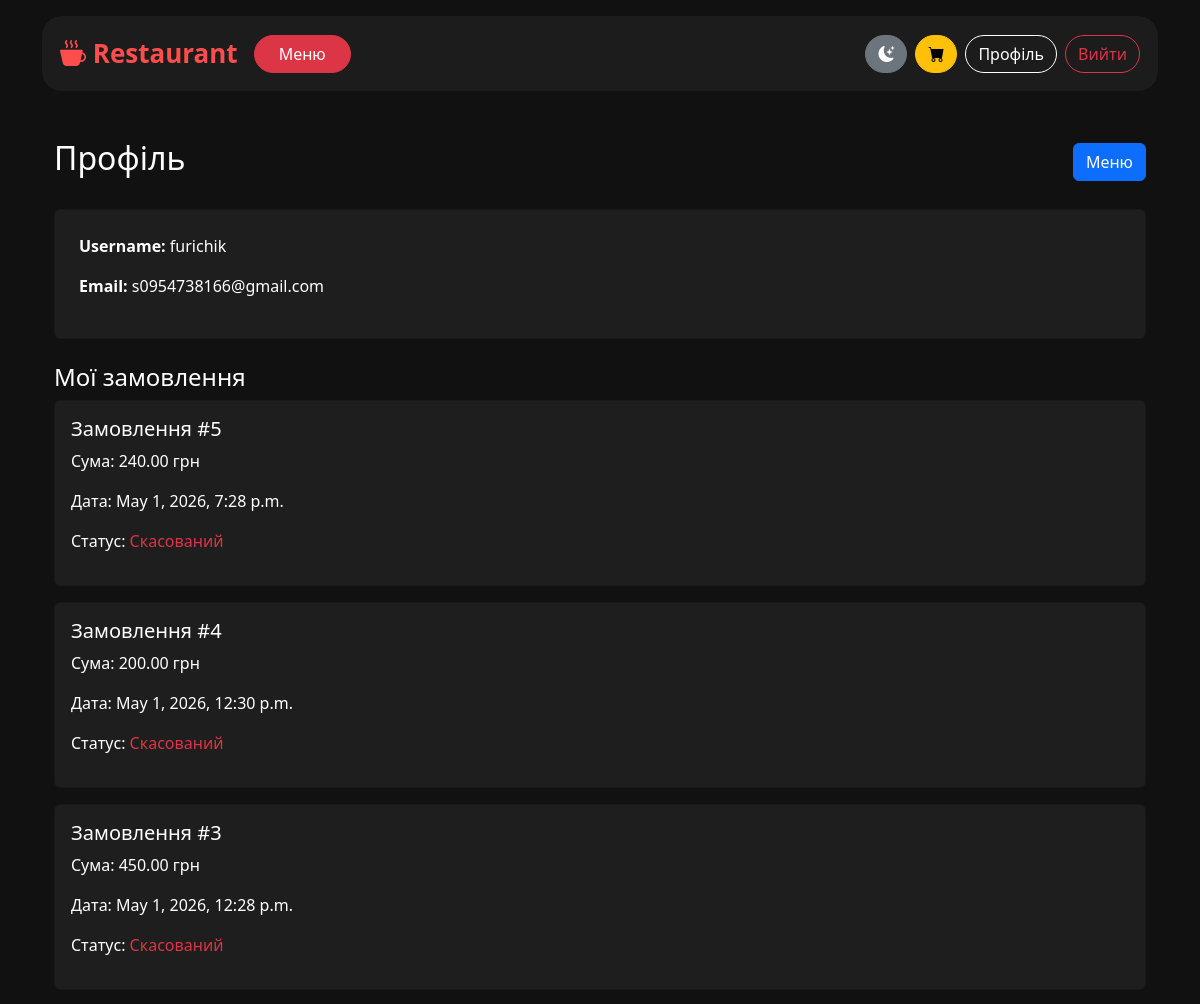
Before: /auth/profile/ (signed in, upper part) with the older database file.
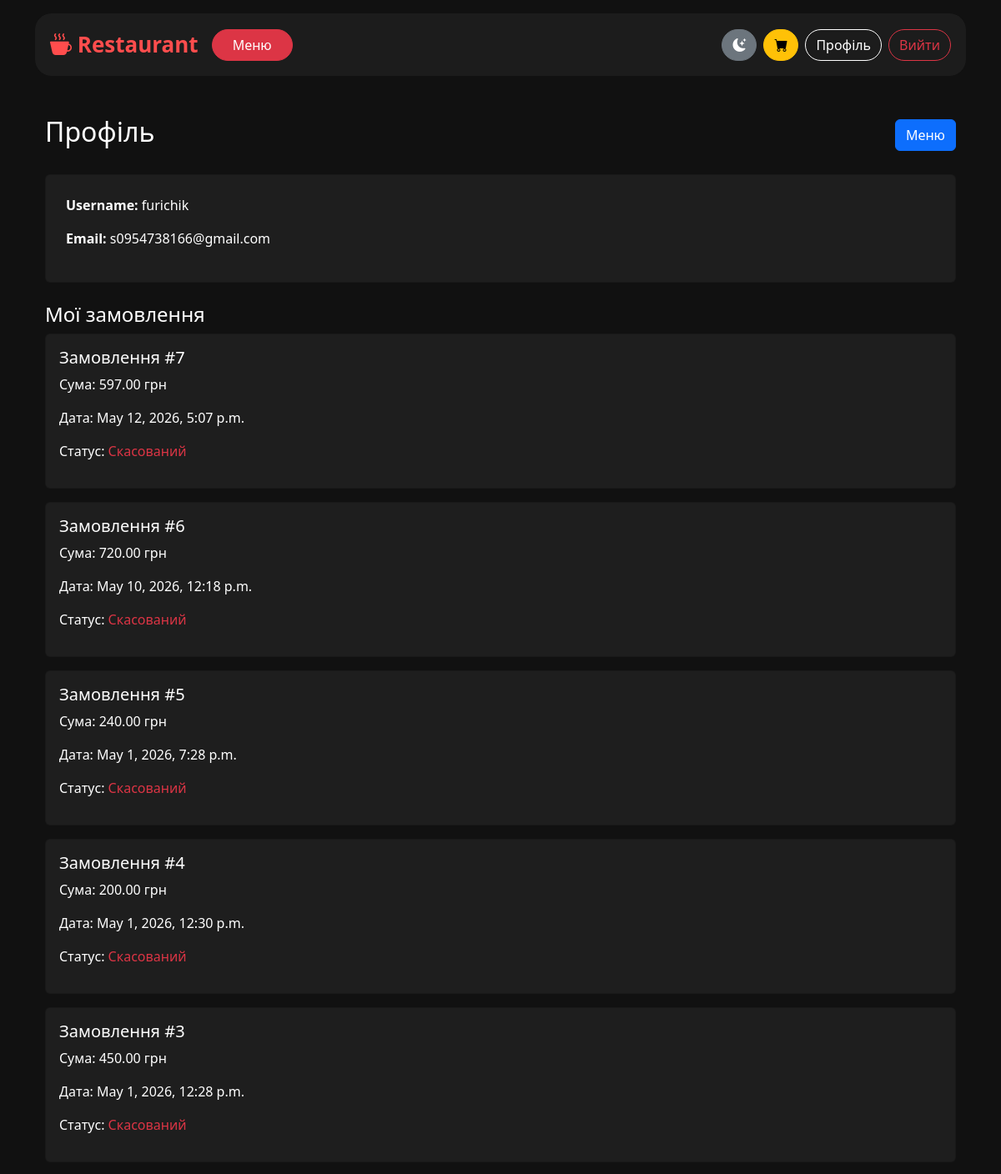
After: the same page with the newer database file.
### restaurant/models.py (models this page shows, shortened)
class Order(models.Model):
    STATUS_CHOICES = [
        ('new', 'Новий'),
        ('canceled', 'Скасований'),
        ('done', 'Виконаний'),
    ]
    user = models.ForeignKey(settings.AUTH_USER_MODEL, on_delete=models.CASCADE)
    created_at = models.DateTimeField(auto_now_add=True)
    total_price = models.DecimalField(max_digits=10, decimal_places=2)
    status = models.CharField(max_length=20, choices=STATUS_CHOICES, default='new')

### auth_system/views.py (the view)
# urls.py: path('profile/', profile, name='profile'),
def profile(request):
    orders = Order.objects.filter(user=request.user).order_by('-created_at')
    return render(request, 'auth_system/profile.html', {
        'orders': orders
    })

### templates/auth_system/profile.html (shortened to what this page needs)
{% extends 'base.html' %}
{% block content %}
<div class="container mt-5">
    <div class="d-flex justify-content-between align-items-center mb-4">
        <h2>Профіль</h2>
        <a href="{% url 'menu' %}" class="btn btn-primary">Меню</a>
    </div>
    <div class="card p-4 mb-4">
        <p><strong>Username:</strong> {{ user.username }}</p>
        <p><strong>Email:</strong> {{ user.email }}</p>
    </div>
    <div class="mt-4">
        <h4>Мої замовлення</h4>
        {% for order in orders %}
            <div class="card p-3 mb-3">
                <h5>Замовлення #{{ order.id }}</h5>
                <p>Сума: {{ order.total_price }} грн</p>
                <p>Дата: {{ order.created_at }}</p>
                <p>
                    Статус:
                    {% if order.status == 'new' %}
                        <span class="text-warning">Новий</span>
                    {% elif order.status == 'canceled' %}
                        <span class="text-danger">Скасований</span>
                    {% elif order.status == 'done' %}
                        <span class="text-success">Виконаний</span>
                    {% endif %}
                </p>
            </div>
        {% empty %}
            <p>У вас ще немає замовлень</p>
        {% endfor %}
    </div>
</div>
{% endblock %}

Changed rows visible on the page:
added Order: id "7", total_price "597.00", created_at "May 12, 2026, 5:07 p.m.", status "Скасований"
added Order: id "6", total_price "720.00", created_at "May 10, 2026, 12:18 p.m.", status "Скасований"
